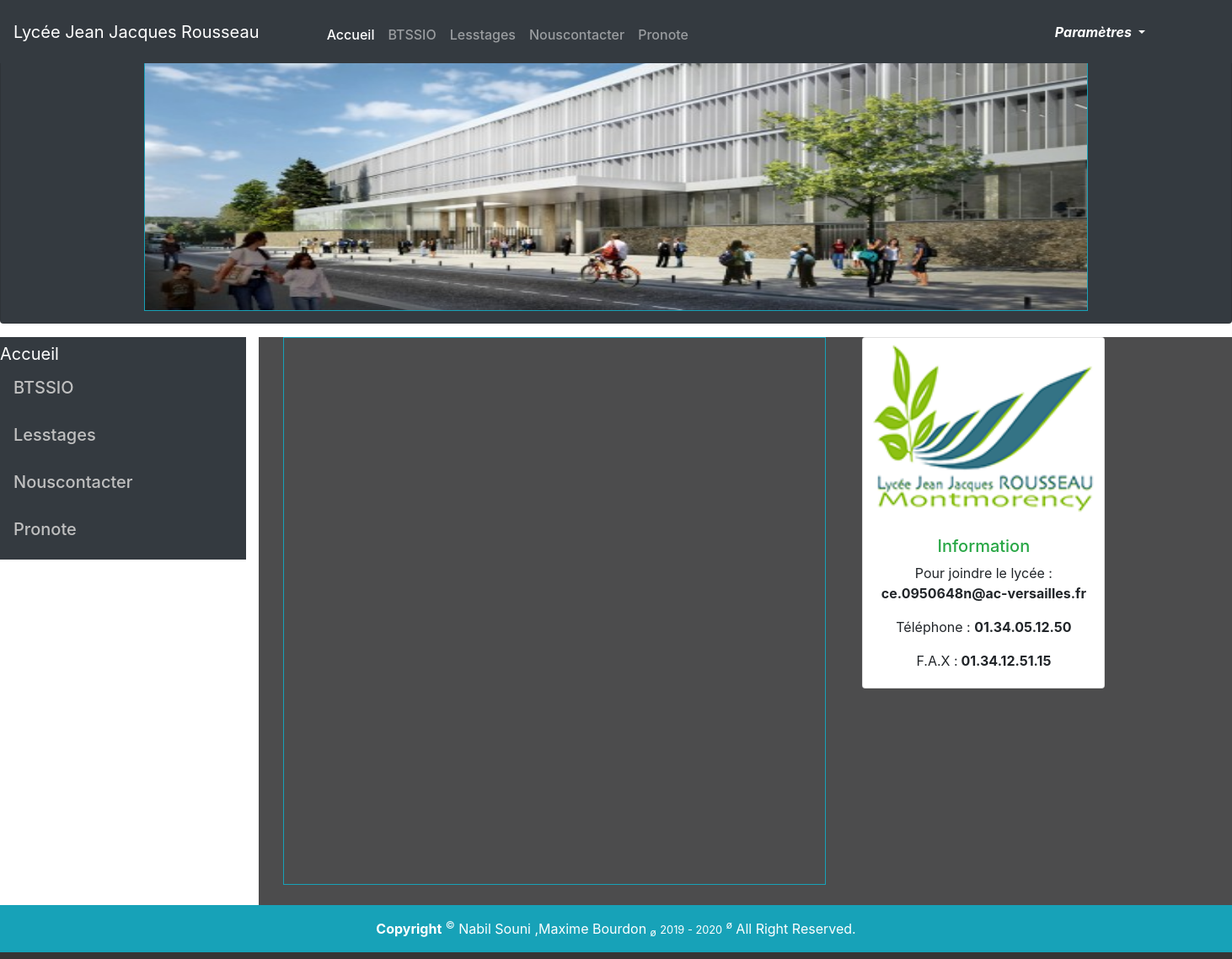
/SITE_PHP/index.php, run on the app's committed database.
### tables this page shows
create table navigation(
	idNav int not null auto_increment,
	nomNav varchar(64),
	PRIMARY KEY (idNav));

### SITE_PHP/VUES/menu.php (the view, shortened to what this page needs)
<?php
	$connexion = ConnectSql('btsbdd','localhost','3308','root');
?>
<nav  class="navbar fixed-top navbar-expand-lg navbar-dark bg-dark" >
  <a class="navbar-brand" href="index.php?page=accueil">Lycée Jean Jacques Rousseau</a>
  <div class="collapse navbar-collapse" id="navbarSupportedContent">
    <ul class="navbar-nav mr-auto" style="margin-left:5%; margin-top:1em;">
		<?php
				$requete = "select * from navigation;";
				$resultat = $connexion->query($requete) or die ("execution de la requete impossible");
				?>
				<h6><a style="color:white;" class="nav-link" href="index.php?page=accueil">Accueil</a></h6>
				<?php
				$ligne = $resultat->fetch(PDO::FETCH_OBJ);
				$i=0;
				while ($ligne)
				{
					$nomNav=$ligne->nomNav;
						?>
						<li class="nav-item <?php if($i==0){echo 'active';}?>">
						<h6><a class="nav-link" href="index.php?page=<?php echo strtolower($nomNav);?>"><?php echo $nomNav;?></a></h6>
						</li>
						<?php
					$ligne = $resultat->fetch(PDO::FETCH_OBJ);
					$i+=1;
				}
		?>
    </ul>
    <form class="form-inline my-2 my-lg-0" style="margin-right:7%;">
		<ul class="navbar-nav mr-auto">
			<li class="nav-item dropdown">
						<a style="color:white;" class="nav-link dropdown-toggle" href="#" id="navbarDropdownMenuLink" role="button" data-toggle="dropdown" aria-haspopup="true" aria-expanded="false">
							<b><i>Paramètres</b></i>
						</a>
					</li>
	</ul>
    </form>
  </div>
</nav>

### SITE_PHP/VUES/menu1.php (shortened to what this page needs)
<?php
    $connexion = ConnectSql('btsbdd','localhost','3308','root');
?>
<nav class="nav flex-column navbar-dark bg-dark">
  <a class="navbar-brand" href="index.php?page=accueil">Accueil</a>
    <ul class="nav flex-column" class="navbar-nav mr-auto">
		<?php
				$requeteMenu = "select * from navigation;";
				$resultatMenu = $connexion->query($requeteMenu) or die ("execution de la requete impossible");
        $menu = $resultatMenu->fetch(PDO::FETCH_OBJ);
				while ($menu)
				{
          $nomNav=$menu->nomNav;
                                    ?>
                                    <li class="nav-item">
                                      <h5>
                                        <p ><a class="nav-link" style="color:SILVER;"   href="index.php?page=<?php echo strtolower($nomNav);?>"><?php echo $nomNav;?></a></p>
                                      </h5>
                                    </li>
                                      <?php
                                    $menu = $resultatMenu->fetch(PDO::FETCH_OBJ);
				}
		?>
    </ul>
</nav>

### SITE_PHP/style.css (style rules this page uses)
html { background-color:rgb(54, 54, 54); }

### data on the page
navigation: nomNav "BTSSIO"
navigation: nomNav "Lesstages"
navigation: nomNav "Nouscontacter"
navigation: nomNav "Pronote"
